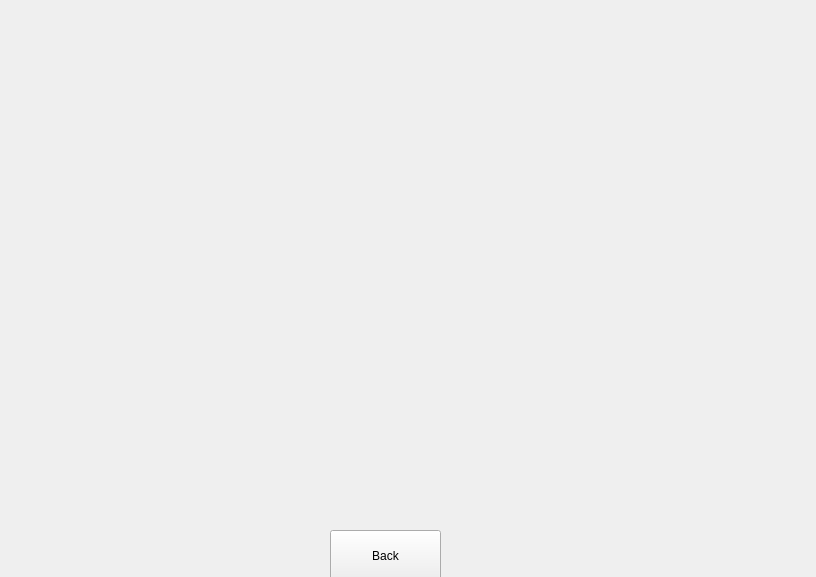
<?xml version="1.0" encoding="UTF-8"?>
<ui version="4.0">
 <class>MainWindow</class>
 <widget class="QMainWindow" name="MainWindow">
  <property name="geometry">
   <rect>
    <x>0</x>
    <y>0</y>
    <width>816</width>
    <height>577</height>
   </rect>
  </property>
  <property name="minimumSize">
   <size>
    <width>816</width>
    <height>577</height>
   </size>
  </property>
  <property name="maximumSize">
   <size>
    <width>816</width>
    <height>577</height>
   </size>
  </property>
  <property name="windowTitle">
   <string>MainWindow</string>
  </property>
  <widget class="QWidget" name="centralwidget">
   <widget class="QLabel" name="label">
    <property name="geometry">
     <rect>
      <x>0</x>
      <y>0</y>
      <width>816</width>
      <height>577</height>
     </rect>
    </property>
    <property name="minimumSize">
     <size>
      <width>816</width>
      <height>577</height>
     </size>
    </property>
    <property name="maximumSize">
     <size>
      <width>816</width>
      <height>577</height>
     </size>
    </property>
    <property name="text">
     <string/>
    </property>
    <property name="pixmap">
     <pixmap resource="../../imagens/Sala/Sala.qrc">:/png/quadro.png</pixmap>
    </property>
    <property name="scaledContents">
     <bool>true</bool>
    </property>
   </widget>
   <widget class="QPushButton" name="pushButton">
    <property name="geometry">
     <rect>
      <x>330</x>
      <y>530</y>
      <width>111</width>
      <height>51</height>
     </rect>
    </property>
    <property name="text">
     <string>Back</string>
    </property>
   </widget>
  </widget>
 </widget>
 <resources>
  <include location="../../imagens/Sala/Sala.qrc"/>
 </resources>
 <connections/>
</ui>
